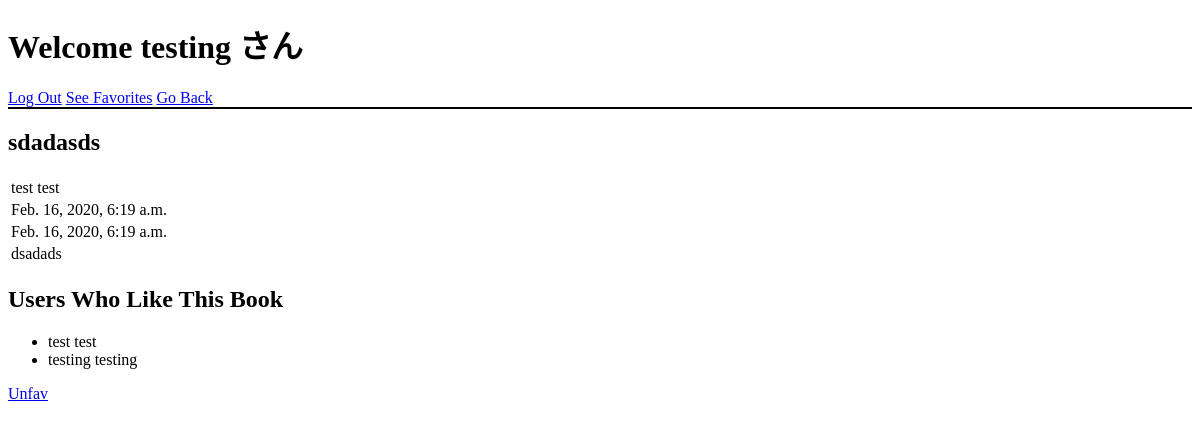
/books/2 (signed in), run on an earlier commit of the app's database.
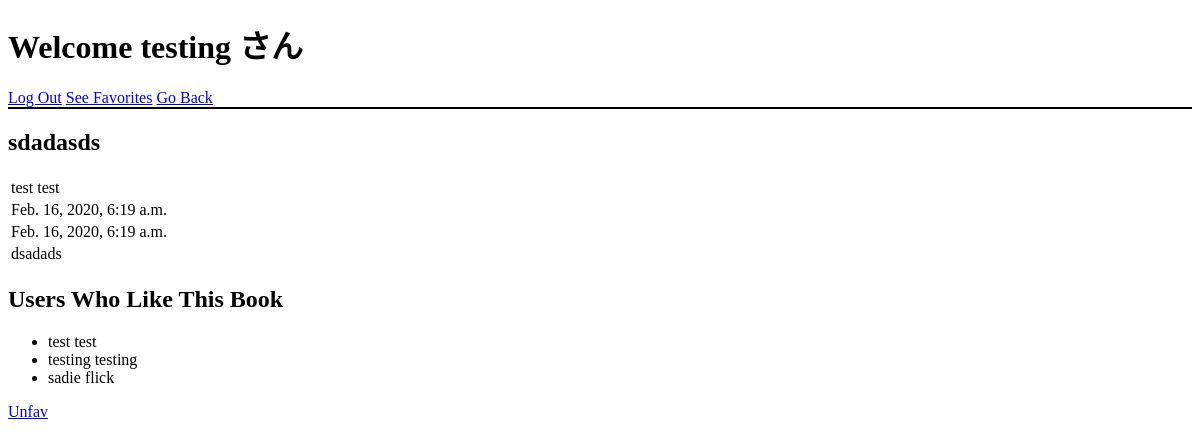
And on a later commit of the database.
### login_registration_app/models.py (models this page shows)
class User(models.Model):
    first_name = models.CharField(max_length= 60)
    last_name = models.CharField(max_length= 60)
    birthday = models.DateTimeField(default = "2000-04-01")
    email = models.CharField(max_length= 60)
    password = models.CharField(max_length= 60)
    created_at = models.DateTimeField(auto_now_add=True)
    updated_at = models.DateTimeField(auto_now=True)
    objects = UserManager()

### favorite_books_app/models.py (models this page shows)
class Book(models.Model):
    title = models.CharField(max_length= 60)
    description = models.TextField()
    users_who_liked = models.ManyToManyField(User, related_name="books_liked")
    user_who_uploaded = models.ForeignKey(User, related_name="bookes_uploaded", on_delete=models.CASCADE)
    created_at = models.DateTimeField(auto_now_add=True)
    updated_at = models.DateTimeField(auto_now=True)
    objects = BookManager()

### favorite_books_app/views.py (the view)
# urls.py: path('/<int:book_id>',views.more_info),
def more_info(request, book_id):
    if 'user_id' not in request.session:
        return redirect('/')
    else:
        context={
            "book": Book.objects.get(id=book_id),
            "user": User.objects.get(id=request.session['user_id'])
        }
        return render(request, "more_info.html", context)

### favorite_books_app/templates/more_info.html (shortened to what this page needs)
<!DOCTYPE html>
<html lang="en">
<head>
</head>
<body>
    <h1>Welcome {{user.first_name}} さん</h1>
    <a href="/logout">Log Out</a>
    <a href="/books/fav_page">See Favorites</a>
    <a href="/books">Go Back</a>
    <div class="border"></div>
{% if user == book.user_who_uploaded %}
{% if messages %}
{% for message in messages %}
<li>{{message}}</li>
{% endfor %}
{% endif %}
<form action="/books/edit_book/{{book.id}}" method='post'>
    {% csrf_token %}
<table>
    <tbody>
        <tr>
            <td>Title: </td>
            <td><input type = "text" value = "{{book.title}}" name="title"></td>
        </tr>
        <tr>
            <td>{{book.user_who_uploaded.first_name}} {{book.user_who_uploaded.last_name}}</td>
        </tr>
        <tr>
            <td>{{book.created_at}}</td>
        </tr>
        <tr>
            <td>{{book.updated_at}}</td>
        </tr>
        <tr>
            <td>Description: </td>
            <td><textarea name ="description">{{book.description}}</textarea></td>
        </tr>
        <tr>
            <input type="submit" value="Update">
        </tr>
    </tbody>
</table>
</form>
<form action="/books/delete_book/{{book.id}}" method='post'>
    {% csrf_token %}
    <tr>
        <input type="submit" value="Delete">
    </tr>
</form>
{% else %}
    <h2>{{book.title}}</h2>
<table>
    <tr>
        <td>{{book.user_who_uploaded.first_name}} {{book.user_who_uploaded.last_name}}</td>
    </tr>
    <tr>
        <td>{{book.created_at}}</td>
    </tr>
    <tr>
        <td>{{book.updated_at}}</td>
    </tr>
    <tr>
        <td>{{book.description}}</td>
    </tr>
</table>
{% endif %}
<table>
<h2>Users Who Like This Book</h2>
<ul>
{% for user in book.users_who_liked.all %}
<li>{{user.first_name}} {{user.last_name}}</li>
{% endfor %}
</ul>
</table>
<tr>
{% if user not in book.users_who_liked.all %}
    <td><a href="/books/add_fav/{{book.id}}">Add to Favorites</a></td>
{% else %}
    <td><a href="/books/unfav/{{book.id}}">Unfav</a></td>
{% endif %}
</tr>
</body>
</html>

### favorite_books_app/templates/more_info.html (style rules this page uses)
.border { border: 1px solid black; }

What changed in the data, as far as the page shows it:
added User: first_name "sadie", last_name "flick"
